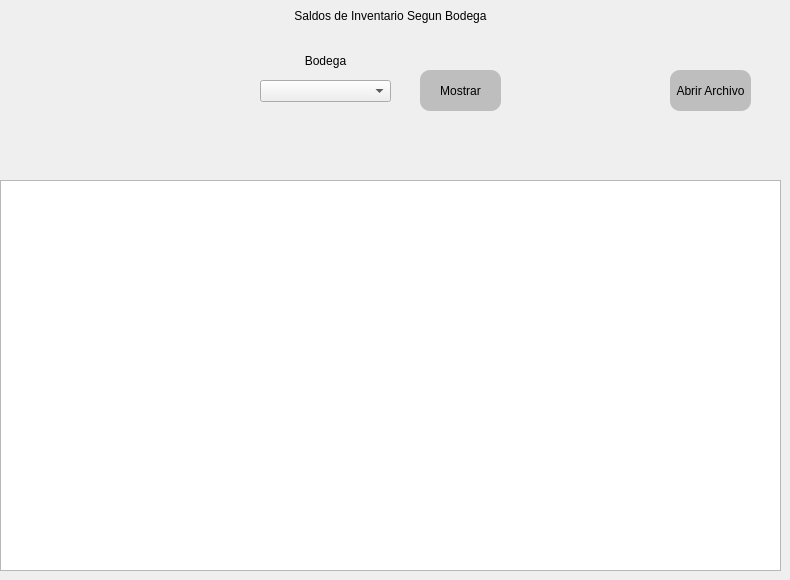
          <widget class="QWidget" name="page_saldos_inventario">
           <widget class="QLabel" name="label_40">
            <property name="geometry">
             <rect>
              <x>0</x>
              <y>0</y>
              <width>781</width>
              <height>31</height>
             </rect>
            </property>
            <property name="styleSheet">
             <string notr="true">font: 75 14pt &quot;MS Shell Dlg 2&quot;;</string>
            </property>
            <property name="text">
             <string>Saldos de Inventario Segun Bodega</string>
            </property>
            <property name="alignment">
             <set>Qt::AlignCenter</set>
            </property>
           </widget>
           <widget class="QLabel" name="label_41">
            <property name="geometry">
             <rect>
              <x>280</x>
              <y>50</y>
              <width>91</width>
              <height>21</height>
             </rect>
            </property>
            <property name="text">
             <string>Bodega</string>
            </property>
            <property name="alignment">
             <set>Qt::AlignCenter</set>
            </property>
           </widget>
           <widget class="QComboBox" name="comboBox_bod_saldos">
            <property name="geometry">
             <rect>
              <x>260</x>
              <y>80</y>
              <width>131</width>
              <height>22</height>
             </rect>
            </property>
            <item>
             <property name="text">
              <string/>
             </property>
            </item>
            <item>
             <property name="text">
              <string>Bodega Principal</string>
             </property>
            </item>
            <item>
             <property name="text">
              <string>Bodega 1</string>
             </property>
            </item>
            <item>
             <property name="text">
              <string>Bodega 2</string>
             </property>
            </item>
            <item>
             <property name="text">
              <string>Bodega 3</string>
             </property>
            </item>
           </widget>
           <widget class="QPushButton" name="pushButton_mostrar">
            <property name="geometry">
             <rect>
              <x>420</x>
              <y>70</y>
              <width>81</width>
              <height>41</height>
             </rect>
            </property>
            <property name="styleSheet">
             <string notr="true">QPushButton{
	
	border-radius:10px;
	background-color: rgb(190, 190, 190);

}

QPushButton:hover {      
	color: rgb(0, 170, 255);
	background-color: rgb(0, 0, 0);
    font: 75 10pt &quot;MS Shell Dlg 2&quot;;    
}</string>
            </property>
            <property name="text">
             <string>Mostrar</string>
            </property>
           </widget>
           <widget class="QListView" name="lista_saldo_inventario">
            <property name="geometry">
             <rect>
              <x>0</x>
              <y>180</y>
              <width>781</width>
              <height>391</height>
             </rect>
            </property>
            <property name="editTriggers">
             <set>QAbstractItemView::NoEditTriggers</set>
            </property>
           </widget>
           <widget class="QPushButton" name="btn_archivo_saldos">
            <property name="geometry">
             <rect>
              <x>670</x>
              <y>70</y>
              <width>81</width>
              <height>41</height>
             </rect>
            </property>
            <property name="styleSheet">
             <string notr="true">QPushButton{
	
	border-radius:10px;
	background-color: rgb(190, 190, 190);
	font: 75 10pt &quot;MS Shell Dlg 2&quot;;

}

QPushButton:hover {      
	color: rgb(0, 170, 255);
	background-color: rgb(0, 0, 0);
    font: 75 10pt &quot;MS Shell Dlg 2&quot;;    
}</string>
            </property>
            <property name="text">
             <string>Abrir Archivo</string>
            </property>
           </widget>
          </widget>
